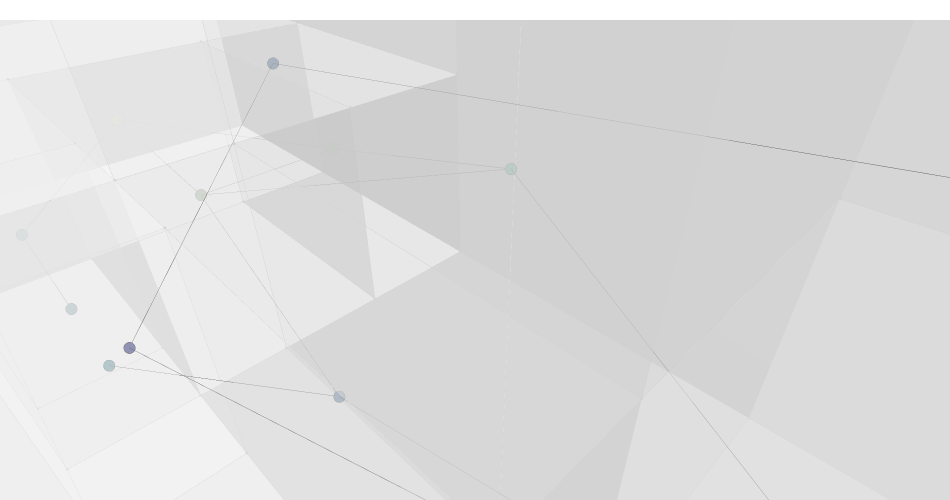

This figure's notebook cell:
### Code cell
g = Graph.ByTopology(house, direct=False, directApertures=True)
graph_data = Plotly.DataByGraph(g, vertexSize=4, vertexGroupKey="label", vertexLabelKey="title", vertexGroups=[0,1,2,3,4,5,6,7,8,9])
bldg_data = Plotly.DataByTopology(house, faceOpacity=0.5, edgeColor="lightgrey", vertexColor="lightgrey")
# bldg_data = []
# graph_data = []
fig = Plotly.FigureByData(graph_data+bldg_data)
Plotly.Show(fig, renderer='jupyterlab')

### Figure 1 — Plotly figure (JSON) as saved in the notebook; plotly's stock layout.template omitted (floating-point values rounded to 4 significant figures; data arrays with more than 128 entries replaced by an {"elided": "..."} marker saying what was removed)
{"data": [{"hoverinfo": "text", "legendgroup": "4", "legendrank": 4, "marker": {"color": [7, 5, 4, 0, 4, 9, 3, 6, 10, 4, 3, 1, 2, 8], "colorscale": [[0, "#440154"], [0.1111, "#482878"], [0.2222, "#3e4989"], [0.3333, "#31688e"], [0.4444, "#26828e"], [0.5556, "#1f9e89"], [0.6667, "#35b779"], [0.7778, "#6ece58"], [0.8889, "#b5de2b"], [1, "#fde725"]], "line": {"color": "black", "width": 0.5}, "size": 4, "symbol": "circle"}, "mode": "markers", "name": "Graph Vertices", "showlegend": false, "text": ["Kitchen (7)", "Service (5)", "WC 2 (4)", "Parking (0)", "WC 1 (4)", "Backyard (9)", "Corridor 2 (3)", "Patio (6)", "Bedroom 1 (10)", "WC 3 (4)", "Corridor 1 (3)", "Living Room (1)", "Stairs (2)", "Dining Room (8)"], "type": "scatter3d", "x": [5.1, 0.75, 0.75, 3, 0.75, 3, 2.1, 4.35, 3.75, 0.75, 2.1, 3, 0.75, 2.85], "y": [16.6, 17.2, 15.1, 2.5, 13.9, 20.5, 12, 12, 7.25, 7.25, 12, 7.25, 11.74, 16.6], "z": [1.5, 1.5, 1.5, 1.5, 1.5, 1.5, 4.5, 3, 4.5, 4.5, 1.5, 1.5, 3.205, 1.5]}, {"hoverinfo": "text", "legendgroup": "5", "legendrank": 5, "line": {"color": "black", "width": 1}, "mode": "lines", "name": "Graph Edges", "showlegend": false, "text": "", "type": "scatter3d", "x": [5.1, 3, null, 4.35, 5.1, null, 5.1, 2.85, null, 0.75, 0.75, null, 3, 0.75, null, 3, 3, null, 2.1, 0.75, null, 2.85, 3, null, 3.75, 2.1, null, 0.75, 2.1, null, 3, 4.35, null, 4.35, 2.85, null, 3.75, 0.75, null, 3, 2.1, null, 2.1, 2.85, null, 3, 0.75, null], "y": [16.6, 20.5, null, 12, 16.6, null, 16.6, 16.6, null, 15.1, 17.2, null, 20.5, 17.2, null, 2.5, 7.25, null, 12, 13.9, null, 16.6, 20.5, null, 7.25, 12, null, 11.74, 12, null, 7.25, 12, null, 12, 16.6, null, 7.25, 7.25, null, 7.25, 12, null, 12, 16.6, null, 7.25, 11.74, null], "z": [1.5, 1.5, null, 3, 1.5, null, 1.5, 1.5, null, 1.5, 1.5, null, 1.5, 1.5, null, 1.5, 1.5, null, 1.5, 1.5, null, 1.5, 1.5, null, 4.5, 4.5, null, 3.205, 4.5, null, 1.5, 3, null, 3, 1.5, null, 4.5, 4.5, null, 1.5, 1.5, null, 1.5, 1.5, null, 1.5, 3.205, null]}, {"hoverinfo": "text", "hovertext": "", "legendgroup": "1", "legendrank": 1, "marker": {"color": "lightgrey", "size": 1.1}, "mode": "markers", "name": "Topology Vertices", "showlegend": false, "text": "", "type": "scatter3d", "x": [0, 6, 6, 0, 6, 0, 6, 0, 1.5, 6, 2.7, 1.5, 0, 6, 2.7, 1.5, 0, 6, 4.2, 2.7, 2.7, 6, 6, 6, 4.2, 2.7, 2.7, 1.5, 1.5, 1.5, 1.5, 0, 0, 0, 0, 0, 1.5, 1.5, 6, 1.5, 0, 6, 4.2, 6, 4.2, 1.5, 1.5, 1.5, 1.5, 0, 0, 6, 0, 0, 6, 0, 0, 0], "y": [0, 0, 5, 5, 0, 0, 5, 5, 5, 9.5, 9.5, 9.5, 9.5, 9.5, 9.5, 9.5, 9.5, 14.5, 14.5, 14.5, 9.5, 9.5, 14.5, 14.5, 14.5, 14.5, 14.5, 14.5, 13.3, 14.5, 13.3, 13.3, 13.3, 14.5, 14.5, 9.5, 9.5, 14.5, 5, 5, 5, 18.7, 18.7, 18.7, 18.7, 18.7, 15.7, 18.7, 15.7, 14.5, 18.7, 22.3, 22.3, 18.7, 22.3, 22.3, 15.7, 15.7], "z": [0, 0, 0, 0, 3, 3, 3, 3, 3, 0, 0, 0, 0, 3, 3, 3, 3, 0, 0, 0, 6, 6, 3, 6, 3, 3, 6, 0, 0, 3, 3, 0, 3, 3, 6, 6, 6, 6, 6, 6, 6, 0, 0, 3, 3, 0, 0, 3, 3, 0, 0, 0, 0, 3, 3, 3, 0, 3]}, {"hoverinfo": "text", "legendgroup": "2", "legendrank": 2, "line": {"color": "lightgrey", "width": 1}, "marker": {"size": 0}, "mode": "lines", "name": "Topology Edges", "showlegend": false, "text": "", "type": "scatter3d", "x": {"elided": "345 float values"}, "y": {"elided": "345 float values"}, "z": {"elided": "345 int values"}}, {"cmax": 1, "cmin": 0, "color": "#FAFAFA", "colorscale": [[0, "#440154"], [0.1111, "#482878"], [0.2222, "#3e4989"], [0.3333, "#31688e"], [0.4444, "#26828e"], [0.5556, "#1f9e89"], [0.6667, "#35b779"], [0.7778, "#6ece58"], [0.8889, "#b5de2b"], [1, "#fde725"]], "flatshading": true, "hoverinfo": "text", "hovertext": "", "i": {"elided": "168 int values"}, "j": {"elided": "168 int values"}, "k": {"elided": "168 int values"}, "legendgroup": "3", "legendrank": 3, "lighting": {"facenormalsepsilon": 0}, "name": "Topology Faces", "opacity": 0.5, "showlegend": false, "showscale": false, "text": "", "type": "mesh3d", "x": [6, 0, 6, 0, 6, 0, 6, 1.5, 0, 0, 1.5, 2.7, 6, 6, 2.7, 1.5, 0, 4.2, 2.7, 6, 6, 2.7, 6, 6, 4.2, 2.7, 2.7, 1.5, 1.5, 1.5, 1.5, 0, 0, 0, 0, 0, 1.5, 1.5, 6, 1.5, 0, 6, 4.2, 6, 4.2, 1.5, 1.5, 1.5, 1.5, 0, 0, 0, 6, 0, 6, 0, 0, 0], "y": [0, 0, 5, 5, 0, 0, 5, 5, 5, 9.5, 9.5, 9.5, 9.5, 9.5, 9.5, 9.5, 9.5, 14.5, 14.5, 14.5, 9.5, 9.5, 14.5, 14.5, 14.5, 14.5, 14.5, 13.3, 14.5, 14.5, 13.3, 13.3, 13.3, 14.5, 14.5, 9.5, 9.5, 14.5, 5, 5, 5, 18.7, 18.7, 18.7, 18.7, 15.7, 18.7, 18.7, 15.7, 14.5, 18.7, 22.3, 22.3, 18.7, 22.3, 22.3, 15.7, 15.7], "z": [0, 0, 0, 0, 3, 3, 3, 3, 3, 0, 0, 0, 0, 3, 3, 3, 3, 0, 0, 0, 6, 6, 3, 6, 3, 3, 6, 0, 0, 3, 3, 0, 3, 6, 3, 6, 6, 6, 6, 6, 6, 0, 0, 3, 3, 0, 0, 3, 3, 0, 0, 0, 0, 3, 3, 3, 0, 3]}], "layout": {"height": 500, "margin": {"b": 0, "l": 0, "r": 0, "t": 20}, "paper_bgcolor": "rgba(0, 0, 0, 0)", "plot_bgcolor": "rgba(0, 0, 0, 0)", "scene": {"aspectmode": "data", "aspectratio": {"x": 0.6456, "y": 2.399, "z": 0.6456}, "camera": {"center": {"x": 0, "y": 0, "z": 0}, "eye": {"x": -0.2598, "y": -0.2598, "z": 0.2598}, "projection": {"type": "perspective"}, "up": {"x": 0, "y": 0, "z": 1}}, "xaxis": {"type": "linear", "visible": false}, "yaxis": {"type": "linear", "visible": false}, "zaxis": {"type": "linear", "visible": false}}, "showlegend": true, "width": 950, "xaxis": {"showgrid": false, "visible": false, "zeroline": false}, "yaxis": {"showgrid": false, "visible": false, "zeroline": false}}}
